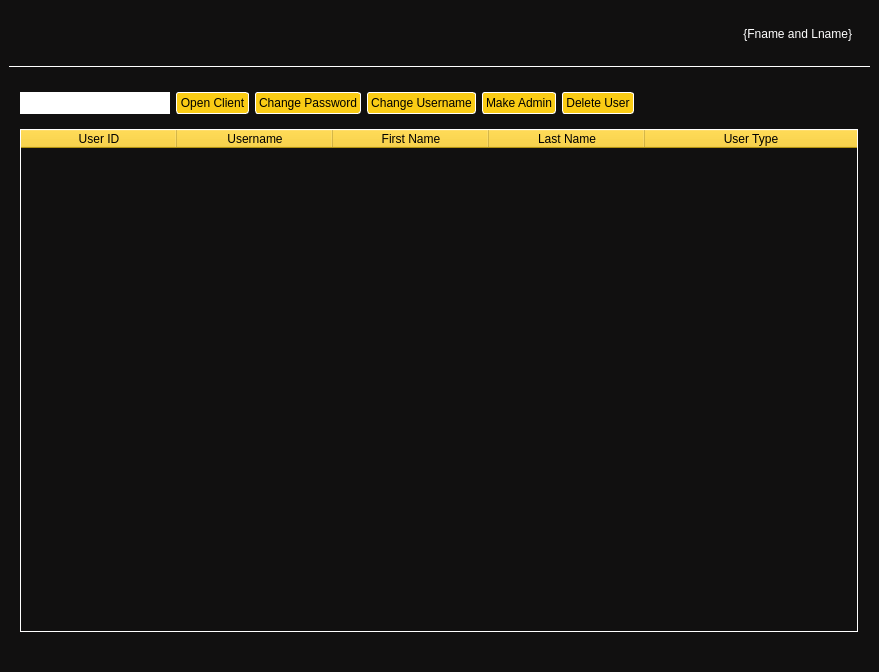
<?xml version="1.0" encoding="UTF-8"?>
<ui version="4.0">
 <class>AdminPanel</class>
 <widget class="QMainWindow" name="AdminPanel">
  <property name="geometry">
   <rect>
    <x>0</x>
    <y>0</y>
    <width>879</width>
    <height>672</height>
   </rect>
  </property>
  <property name="windowTitle">
   <string>Admin Panel - PowerWatch - Smart Energy Management System</string>
  </property>
  <property name="windowIcon">
   <iconset resource="ui.qrc">
    <normaloff>:/svg/powerwatch_logo.svg</normaloff>:/svg/powerwatch_logo.svg</iconset>
  </property>
  <property name="styleSheet">
   <string notr="true">* {
background-color: #111010;
color: white;
}</string>
  </property>
  <widget class="QWidget" name="centralwidget">
   <property name="styleSheet">
    <string notr="true">QTabBar {
color: black;
}
QTabBar::tab {
background-color:#eab308;
}
QTabBar::tab:selected {
background-color: #facc15;
}
QTabBar::tab:hover:!selected {
background-color: #eab308;
}
QTabWidget::pane {
    border: 1px solid black;
}

QTabWidget::tab-bar:top {
    top: 1px;
}

QTabWidget::tab-bar:bottom {
    bottom: 1px;
}

QTabWidget::tab-bar:left {
    right: 1px;
}

QTabWidget::tab-bar:right {
    left: 1px;
}

QTabBar::tab {
    border: 1px solid black;
}

QTabBar::tab:top:!selected {
    margin-top: 3px;
}

QTabBar::tab:bottom:!selected {
    margin-bottom: 3px;
}

QTabBar::tab:top, QTabBar::tab:bottom {
    min-width: 8ex;
    margin-right: -1px;
    padding: 5px 10px 5px 10px;
}

QTabBar::tab:top:selected {
    border-bottom-color: none;
}

QTabBar::tab:bottom:selected {
    border-top-color: none;
}

QTabBar::tab:top:last, QTabBar::tab:bottom:last,
QTabBar::tab:top:only-one, QTabBar::tab:bottom:only-one {
    margin-right: 0;
}

QTabBar::tab:left:!selected {
    margin-right: 3px;
}

QTabBar::tab:right:!selected {
    margin-left: 3px;
}

QTabBar::tab:left, QTabBar::tab:right {
    min-height: 8ex;
    margin-bottom: -1px;
    padding: 10px 5px 10px 5px;
}

QTabBar::tab:left:selected {
    border-left-color: none;
}

QTabBar::tab:right:selected {
    border-right-color: none;
}

QTabBar::tab:left:last, QTabBar::tab:right:last,
QTabBar::tab:left:only-one, QTabBar::tab:right:only-one {
    margin-bottom: 0;
}

QPushButton { 
padding: 3px;
border-color: white;
border: 1px solid white;
color: black;
background-color: white;

}

QPushButton:enabled {
  background-color: #facc15; /* Yellow shade */
  color: black; /* Text color */
border-radius: 3px;
}

QPushButton:pressed {
	background-color: #facc15;
		color: #000000;
}


QPushButton:hover:!pressed {
		background-color: #eab308;
}

QPushButton:disabled {
		background-color: grey;
}

QComboBox {
    border: 1px solid gray;
    border-radius: 3px;
    padding: 1px 18px 1px 3px;
    min-width: 6em;
}
QComboBox QAbstractItemView {
    border: 2px solid darkgray;
	background-color: black;
    selection-background-color: grey;
	color: white;
}
QDateEdit {
	background-color: black;
	color: white;
    border: 1px solid gray;
    border-radius: 3px;
}
QDateEdit::up-button, QDateEdit::down-button {
subcontrol-origin: padding;
}
QDateEdit::up-button {
subcontrol-position: top right;
}
QDateEdit::down-button {
subcontrol-position: bottom right;
}
QDoubleSpinBox {
	background-color: black;
	color: white;
    border: 1px solid gray;
    border-radius: 3px;
}
QDoubleSpinBox::up-button, QDoubleSpinBox::down-button {
	subcontrol-origin: padding;
}
QDoubleSpinBox::up-button {
	subcontrol-position: top right;
}
QDoubleSpinBox::down-button {
	subcontrol-position: bottom right;
}

QHeaderView::section
{
	background-color:#facc15;
	color: black;
	border-color: white;
}

QTableWidget {
	border: 1px solid white;
	color:white;
}

QTableView::item {
border: 1px solid white;
}

QTableView::item::selected {
	border-top: 1px solid #facc15;
	border-bottom: 1px solid #facc15;
}
QScrollBar {
background-color: #facc15;
}
QLineEdit {
padding: 3px;
color: black;
background-color: white;
}</string>
   </property>
   <layout class="QVBoxLayout" name="verticalLayout">
    <item>
     <widget class="QFrame" name="frameHeader">
      <property name="sizePolicy">
       <sizepolicy hsizetype="Preferred" vsizetype="Maximum">
        <horstretch>0</horstretch>
        <verstretch>0</verstretch>
       </sizepolicy>
      </property>
      <property name="frameShadow">
       <enum>QFrame::Raised</enum>
      </property>
      <layout class="QFormLayout" name="formLayout">
       <property name="formAlignment">
        <set>Qt::AlignLeading|Qt::AlignLeft|Qt::AlignVCenter</set>
       </property>
       <item row="0" column="0">
        <widget class="QWidget" name="widgetHeader" native="true">
         <layout class="QHBoxLayout" name="horizontalLayout_2">
          <item>
           <widget class="QLabel" name="labelLogo">
            <property name="maximumSize">
             <size>
              <width>50</width>
              <height>50</height>
             </size>
            </property>
            <property name="text">
             <string/>
            </property>
            <property name="pixmap">
             <pixmap resource="ui.qrc">:/svg/powerwatch_logo.svg</pixmap>
            </property>
            <property name="scaledContents">
             <bool>true</bool>
            </property>
            <property name="alignment">
             <set>Qt::AlignCenter</set>
            </property>
           </widget>
          </item>
         </layout>
        </widget>
       </item>
       <item row="0" column="1">
        <widget class="QFrame" name="frameHeader_Name">
         <property name="frameShadow">
          <enum>QFrame::Raised</enum>
         </property>
         <layout class="QHBoxLayout" name="horizontalLayout">
          <item>
           <widget class="QLabel" name="labelHeader_FNameandLnameDynamic">
            <property name="text">
             <string>{Fname and Lname}</string>
            </property>
            <property name="alignment">
             <set>Qt::AlignRight|Qt::AlignTrailing|Qt::AlignVCenter</set>
            </property>
           </widget>
          </item>
         </layout>
        </widget>
       </item>
      </layout>
     </widget>
    </item>
    <item>
     <widget class="Line" name="line">
      <property name="frameShadow">
       <enum>QFrame::Plain</enum>
      </property>
      <property name="orientation">
       <enum>Qt::Horizontal</enum>
      </property>
     </widget>
    </item>
    <item alignment="Qt::AlignHCenter">
     <widget class="QFrame" name="frameUserList">
      <property name="frameShadow">
       <enum>QFrame::Raised</enum>
      </property>
      <layout class="QVBoxLayout" name="verticalLayout_3">
       <item alignment="Qt::AlignLeft">
        <widget class="QFrame" name="frameHorizontalUserList">
         <property name="frameShadow">
          <enum>QFrame::Raised</enum>
         </property>
         <layout class="QHBoxLayout" name="horizontalLayout_3">
          <property name="leftMargin">
           <number>0</number>
          </property>
          <item>
           <widget class="QLineEdit" name="inputUserList_Username">
            <property name="minimumSize">
             <size>
              <width>150</width>
              <height>0</height>
             </size>
            </property>
            <property name="frame">
             <bool>false</bool>
            </property>
           </widget>
          </item>
          <item>
           <widget class="QPushButton" name="btnUserList_OpenClient">
            <property name="text">
             <string>Open Client</string>
            </property>
           </widget>
          </item>
          <item>
           <widget class="QPushButton" name="btnUserLIst_ChangePassword">
            <property name="text">
             <string>Change Password</string>
            </property>
           </widget>
          </item>
          <item>
           <widget class="QPushButton" name="btnUserList_ChangeUsername">
            <property name="text">
             <string>Change Username</string>
            </property>
           </widget>
          </item>
          <item>
           <widget class="QPushButton" name="btnUserList_MakeAdmin">
            <property name="text">
             <string>Make Admin</string>
            </property>
           </widget>
          </item>
          <item>
           <widget class="QPushButton" name="btnUserList_DeleteUser">
            <property name="text">
             <string>Delete User</string>
            </property>
           </widget>
          </item>
         </layout>
        </widget>
       </item>
       <item alignment="Qt::AlignHCenter">
        <widget class="QTableWidget" name="tableUserList">
         <property name="styleSheet">
          <string notr="true"/>
         </property>
         <property name="frameShadow">
          <enum>QFrame::Plain</enum>
         </property>
         <property name="lineWidth">
          <number>5</number>
         </property>
         <property name="sizeAdjustPolicy">
          <enum>QAbstractScrollArea::AdjustToContents</enum>
         </property>
         <property name="editTriggers">
          <set>QAbstractItemView::NoEditTriggers</set>
         </property>
         <property name="selectionBehavior">
          <enum>QAbstractItemView::SelectRows</enum>
         </property>
         <property name="verticalScrollMode">
          <enum>QAbstractItemView::ScrollPerPixel</enum>
         </property>
         <property name="horizontalScrollMode">
          <enum>QAbstractItemView::ScrollPerPixel</enum>
         </property>
         <property name="sortingEnabled">
          <bool>false</bool>
         </property>
         <attribute name="horizontalHeaderDefaultSectionSize">
          <number>156</number>
         </attribute>
         <attribute name="horizontalHeaderHighlightSections">
          <bool>false</bool>
         </attribute>
         <attribute name="horizontalHeaderStretchLastSection">
          <bool>true</bool>
         </attribute>
         <attribute name="verticalHeaderVisible">
          <bool>false</bool>
         </attribute>
         <column>
          <property name="text">
           <string>User ID</string>
          </property>
         </column>
         <column>
          <property name="text">
           <string>Username</string>
          </property>
         </column>
         <column>
          <property name="text">
           <string>First Name</string>
          </property>
         </column>
         <column>
          <property name="text">
           <string>Last Name</string>
          </property>
         </column>
         <column>
          <property name="text">
           <string>User Type</string>
          </property>
         </column>
        </widget>
       </item>
      </layout>
     </widget>
    </item>
   </layout>
  </widget>
  <widget class="QMenuBar" name="menubar">
   <property name="geometry">
    <rect>
     <x>0</x>
     <y>0</y>
     <width>879</width>
     <height>26</height>
    </rect>
   </property>
  </widget>
  <widget class="QStatusBar" name="statusbar"/>
 </widget>
 <resources>
  <include location="ui.qrc"/>
 </resources>
 <connections/>
</ui>
